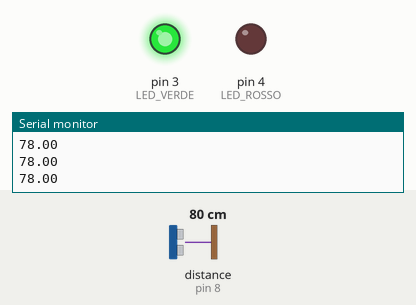
Recording of a sketch running on a simulated Arduino Uno, built with avr-gcc and run on an emulated ATmega328P. Parts: output pins drawn as LEDs (lit = HIGH), the last lines printed to the serial monitor. Wiring (inferred from the names in the program): ultrasonic range finder: trigger pin 7; echo pin 8. The inputs (shaded band) are chosen by the test bench; at power-on: distance to the obstacle (sensor on pin 8) 80 cm. The echo pulse lasts 58.3 µs per cm; pins used as bus, display or sensor lines are not drawn.

Above: at 1.3 s.
1.4 s: distance to the obstacle (sensor on pin 8) set to 14 cm
3.3 s: distance to the obstacle (sensor on pin 8) set to 9 cm
At 4.8 s:
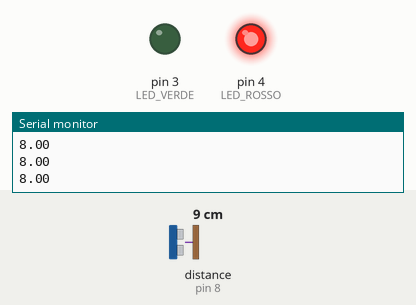
5.7 s: distance to the obstacle (sensor on pin 8) set to 18 cm
At 7.5 s:
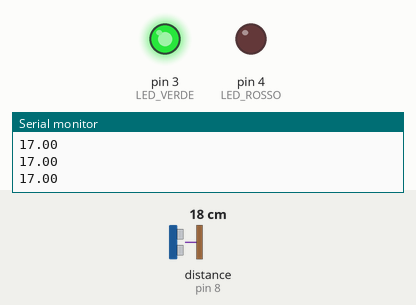
7.8 s: distance to the obstacle (sensor on pin 8) set to 2 cm
At 9.6 s:
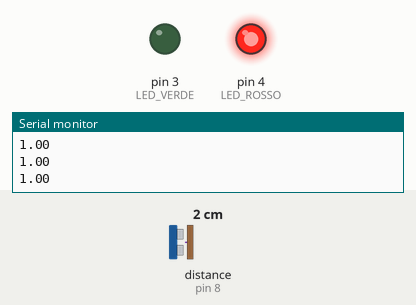
Timing chart, 0 to 10.9 s (numbered marks = the images above; inputs shaded):
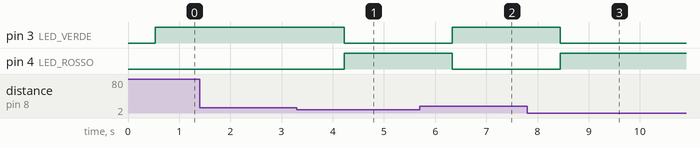

Measured:
- the behaviour switches between 12 and 11 cm on distance to the obstacle (sensor on pin 8) (found by bisection; images 0 and 1)
- after the input at 3.3 s, pin 3 (LED_VERDE): HIGH → LOW after 0.93 s; pin 4 (LED_ROSSO): LOW → HIGH after 0.93 s
- after the input at 5.7 s, pin 3 (LED_VERDE): LOW → HIGH after 0.63 s; pin 4 (LED_ROSSO): HIGH → LOW after 0.63 s
- after the input at 7.8 s, pin 3 (LED_VERDE): HIGH → LOW after 0.64 s; pin 4 (LED_ROSSO): LOW → HIGH after 0.64 s

The sketch:

_4_SR04_2F.ino
```cpp
/*

 3 febbraio 2022 2F 2023

 Collegato un sensore SR04, misura la distanza e la visualizza sul monitor seriale


 */
#include <SR04.h>     // libreria software che gestisce il sensore

#define TRIG 7
#define ECHO 8
#define LED_VERDE  3
#define LED_ROSSO  4


SR04 SENSORE = SR04(ECHO, TRIG);    // definisco un oggetto software

int wait = 500;
float distanza;       // La distanza è un numero reale

void setup()
{
  Serial.begin(9600); // imposto la velocità della porta seriale
  pinMode(LED_VERDE, OUTPUT); // definisco la porta come output
  pinMode(LED_ROSSO, OUTPUT);
}

void loop() {

  distanza = SENSORE.Distance();    // funzione software che calcola la distanza
  Serial.println(distanza);         // stampa il valore sulla porta seriale
  delay(wait);

  if (distanza > 10)
  {
    digitalWrite(LED_ROSSO, LOW);
    digitalWrite(LED_VERDE, HIGH);
  }
  else
  {
    digitalWrite(LED_ROSSO, HIGH);
    digitalWrite(LED_VERDE, LOW);

  }

}
```
